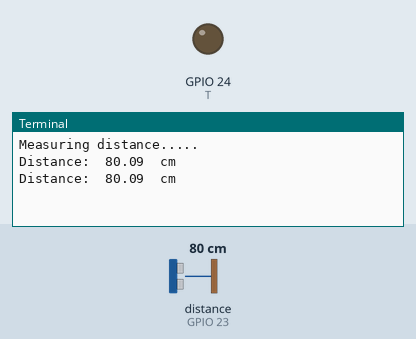
The program below on a simulated Raspberry Pi (BCM pin numbers). Parts: output pins drawn as LEDs (lit = HIGH), the last lines printed to the terminal. The inputs (shaded band) are chosen by the test bench; at power-on: distance to the obstacle (sensor on GPIO 23) 80 cm. The echo pulse lasts 58.3 µs per cm; the clock reads 2024-03-15 10:24:30 at power-on unless the program sets it; pins used as bus, display or sensor lines are not drawn.

Above: at 1.2 s.
1.3 s: distance to the obstacle (sensor on GPIO 23) set to 2 cm
At 1.9 s:
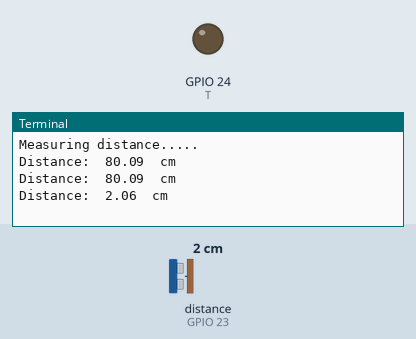
2.8 s: distance to the obstacle (sensor on GPIO 23) set to 4 cm
At 3.4 s:
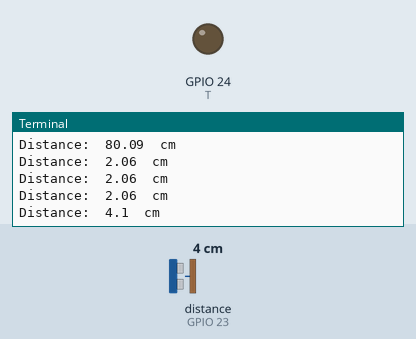
Timing chart, 0 to 5.8 s (numbered marks = the images above; inputs shaded):
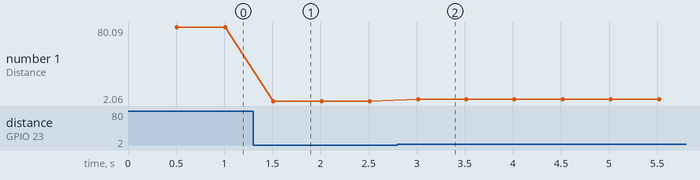

Measured:
- after the input at 1.3 s, the terminal: prints a new line after 0.21 s (image 1)
- after the input at 2.8 s, the terminal: prints a new line after 0.21 s (image 2)
- plotted number 1: 80.09 → 2.06 after the input at 1.3 s, 2.06 → 4.1 after the input at 2.8 s

The program:

distance_sensor.py
```python
import RPi.GPIO as GPIO
from time import sleep
import sys
import time

# GPIO Setup for Ultrasonic Distance Sensor
T = 24   # Trigger pin
E = 23    # Echo pin

GPIO.setwarnings(False)
GPIO.setmode(GPIO.BCM)
GPIO.setup(T, GPIO.OUT)
GPIO.setup(E, GPIO.IN)

print("Measuring distance.....")

try:
	while True:
		GPIO.output(T, False)
		time.sleep(0.5)

		GPIO.output(T, True)
		time.sleep(0.00001)
		GPIO.output(T, False)

		while GPIO.input(E) == 0:
			pulse_start = time.time()

		while GPIO.input(E) == 1:
			pulse_end = time.time()

		pulse_duration = pulse_end - pulse_start
		distance = pulse_duration * 17150
		distance = round(distance, 2)
		print("Distance: ", distance, " cm")

except KeyboardInterrupt:
	GPIO.cleanup()
```
